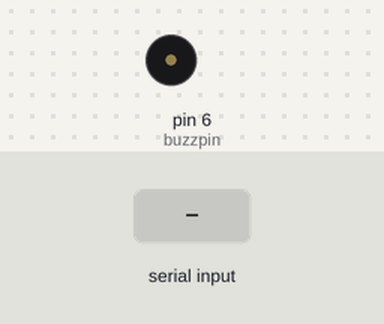
The sketch below on a simulated Arduino Uno, built with avr-gcc and run on an emulated ATmega328P. On the bench: buzzer (waves = sounding, pin HIGH). Inputs (shaded band) come from the test bench. What the sketch prints to the serial monitor is not drawn.

Above: at 1.2 s.
1.3 s: "90,45\n" received over Serial
At 1.6 s:
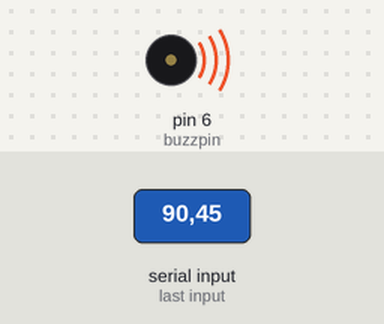
Timing chart, 0 to 8.8 s (numbered marks = the images above; inputs shaded):
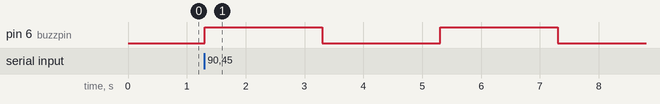

Measured:
- after the input at 1.3 s, pin 6 (buzzpin): alternates HIGH for 2.0 s and LOW for 2.0 s, starting at once

The sketch:

buzzer_use.ino
```cpp
int mynumb ;
int buzzpin = 6 ;
String msg1 = "enter the number you want to print ";
int del1 = 2000  ;

void setup() {
  // put your setup code here, to run once:
Serial.begin(9600);
pinMode(buzzpin,HIGH);


}

void loop() {
  // put your main code here, to run repeatedly:
Serial.println(msg1);
while(Serial.available() == 0){}
mynumb = Serial.parseInt();
if(mynumb > 10 ){
digitalWrite(buzzpin,HIGH);
delay(del1);
digitalWrite(buzzpin,LOW);
delay(del1);
}


}
```
